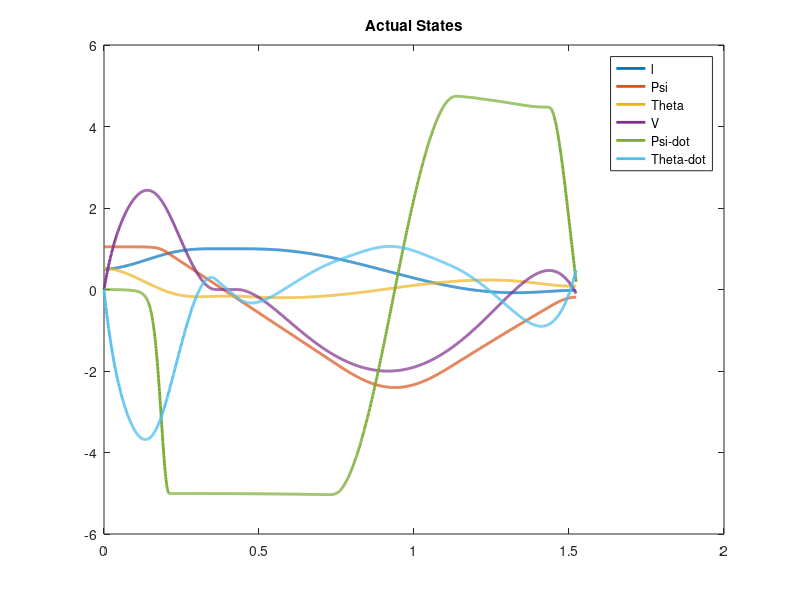

The MATLAB script that drew this image: (Note: this script raises an error after producing the figure.)
clc;clear;close all ;
%% Reaing the optimal trajectories 
M= csvread("OptTrajectory.csv");
figure(1)
time=M(:,1);
l=M(:,2);
psi=M(:,3);
theta=M(:,4);v=M(:,5);psi_dot=M(:,6);theta_dot=M(:,7);Tl_act=M(:,8);Tr_act=M(:,9);
%% Plotting actuals 
plot(time,M(:,2:7),'linewidth',2);
title('Actual States')
lgd = legend('l','Psi','Theta','V','Psi-dot','Theta-dot');
lgd.FontSize = 14;

figure(2)

plot(time,M(:,8:9),'linewidth',2);
title('Actual Torques')
lgd = legend('Left Torque',"Right Torque");
lgd.FontSize = 14;

%% Fitting polynomial for torques 
% Tl_poly = polyfit(t,Tl,30);
% Tr_poly = polyfit(t,Tr,30);

%% Simulation 
[t,y] = ode45(@(t,y) Segway(t,y,Tl_act,Tr_act,time), [0,max(time)],[0.5,pi/3,pi/6,0,0,0]);
figure(3)
plot(t,[interp1(time,Tl_act,t),interp1(time,Tr_act,t)],'linewidth',2);
title('Simulated Torques')
lgd = legend('Left Torque',"Right Torque");
lgd.FontSize = 14;

figure(4);
plot(t,y,'linewidth',2);
title('Simulated States')
lgd = legend('l','Psi','Theta','V','Psi-dot','Theta-dot');
lgd.FontSize = 14;

%% ODE Solver  
 function dz  = Segway(t,z,Tl_act,Tr_act,time)

dz = zeros(6,1);
z = num2cell(z);

[l , psi , theta ,v, psi_dot,theta_dot] = deal(z{:}) ; 

if abs(theta) > 2*pi
    theta = mod(theta, 2*pi);
end 

if abs(psi) > 2*pi
    psi = mod(psi, 2*pi);
    
end 


Tl = interp1(time,Tl_act,t);

Tr = interp1(time,Tr_act,t);
    

disp([t,l,psi,theta,v,psi_dot,theta_dot,Tl,Tr]);
dz(1) = v; 
dz(2) = psi_dot; 
dz(3) = theta_dot;
dz(4) = double((365577050296978040197816623*((2000*Tl)/123 + (2000*Tr)/123 + cos(psi)*((293751*cos(psi)*sin(theta)*psi_dot^2)/500000 + (293751*cos(theta)*sin(psi)*psi_dot*theta_dot)/250000 + (519*v*sin(psi)*psi_dot)/200 + (293751*cos(psi)*sin(theta)*theta_dot^2)/500000) - sin(psi)*((519*psi_dot*v*cos(psi))/200 - (293751*psi_dot^2*sin(psi)*sin(theta))/500000 - (293751*theta_dot^2*sin(psi)*sin(theta))/500000 + (293751*psi_dot*theta_dot*cos(psi)*cos(theta))/250000)))/(281474976710656000000000000000*((189734489104131602862666827337*cos(psi)^2)/56294995342131200000000000000000 + (189734489104131602862666827337*sin(psi)^2)/56294995342131200000000000000000 - (1305476114865129*cos(psi)^4*cos(theta)^2)/1000000000000000000 - (1305476114865129*cos(theta)^2*sin(psi)^4)/1000000000000000000 - (1305476114865129*cos(psi)^2*cos(theta)^2*sin(psi)^2)/500000000000000000 + 24163993013218192887687/140737488355328000000000000)) + (15129*((293751*cos(psi)^2*cos(theta))/500000 + (293751*cos(theta)*sin(psi)^2)/500000)*(Tl + Tr - (288169731*sin(theta))/50000000 - (3010681571494894472289*psi_dot^2*cos(theta)*sin(theta))/8796093022208000000000))/(4000000*((189734489104131602862666827337*cos(psi)^2)/56294995342131200000000000000000 + (189734489104131602862666827337*sin(psi)^2)/56294995342131200000000000000000 - (1305476114865129*cos(psi)^4*cos(theta)^2)/1000000000000000000 - (1305476114865129*cos(theta)^2*sin(psi)^4)/1000000000000000000 - (1305476114865129*cos(psi)^2*cos(theta)^2*sin(psi)^2)/500000000000000000 + 24163993013218192887687/140737488355328000000000000)));
dz(5) = double(-(15129*((110*Tl)/41 - (110*Tr)/41 + v*((293751*psi_dot*cos(psi)^2*sin(theta))/500000 + (293751*psi_dot*sin(psi)^2*sin(theta))/500000) + (3010681571494894472289*psi_dot*theta_dot*cos(theta)*sin(theta))/4398046511104000000000))/(4000000*((3041890139668318641*cos(theta)^2)/144115188075855872000000 + (77939795071369559382053049*sin(theta)^2)/56294995342131200000000000000 + 3412042821/80000000000000)));
dz(6) = double(- (((7851951*cos(psi)^2)/800000000 + (7851951*sin(psi)^2)/800000000 + 1/2000)*(Tl + Tr - (288169731*sin(theta))/50000000 - (3010681571494894472289*psi_dot^2*cos(theta)*sin(theta))/8796093022208000000000))/((189734489104131602862666827337*cos(psi)^2)/56294995342131200000000000000000 + (189734489104131602862666827337*sin(psi)^2)/56294995342131200000000000000000 - (1305476114865129*cos(psi)^4*cos(theta)^2)/1000000000000000000 - (1305476114865129*cos(theta)^2*sin(psi)^4)/1000000000000000000 - (1305476114865129*cos(psi)^2*cos(theta)^2*sin(psi)^2)/500000000000000000 + 24163993013218192887687/140737488355328000000000000) - (15129*((293751*cos(psi)^2*cos(theta))/500000 + (293751*cos(theta)*sin(psi)^2)/500000)*((2000*Tl)/123 + (2000*Tr)/123 + cos(psi)*((293751*cos(psi)*sin(theta)*psi_dot^2)/500000 + (293751*cos(theta)*sin(psi)*psi_dot*theta_dot)/250000 + (519*v*sin(psi)*psi_dot)/200 + (293751*cos(psi)*sin(theta)*theta_dot^2)/500000) - sin(psi)*((519*psi_dot*v*cos(psi))/200 - (293751*psi_dot^2*sin(psi)*sin(theta))/500000 - (293751*theta_dot^2*sin(psi)*sin(theta))/500000 + (293751*psi_dot*theta_dot*cos(psi)*cos(theta))/250000)))/(4000000*((189734489104131602862666827337*cos(psi)^2)/56294995342131200000000000000000 + (189734489104131602862666827337*sin(psi)^2)/56294995342131200000000000000000 - (1305476114865129*cos(psi)^4*cos(theta)^2)/1000000000000000000 - (1305476114865129*cos(theta)^2*sin(psi)^4)/1000000000000000000 - (1305476114865129*cos(psi)^2*cos(theta)^2*sin(psi)^2)/500000000000000000 + 24163993013218192887687/140737488355328000000000000)));
end